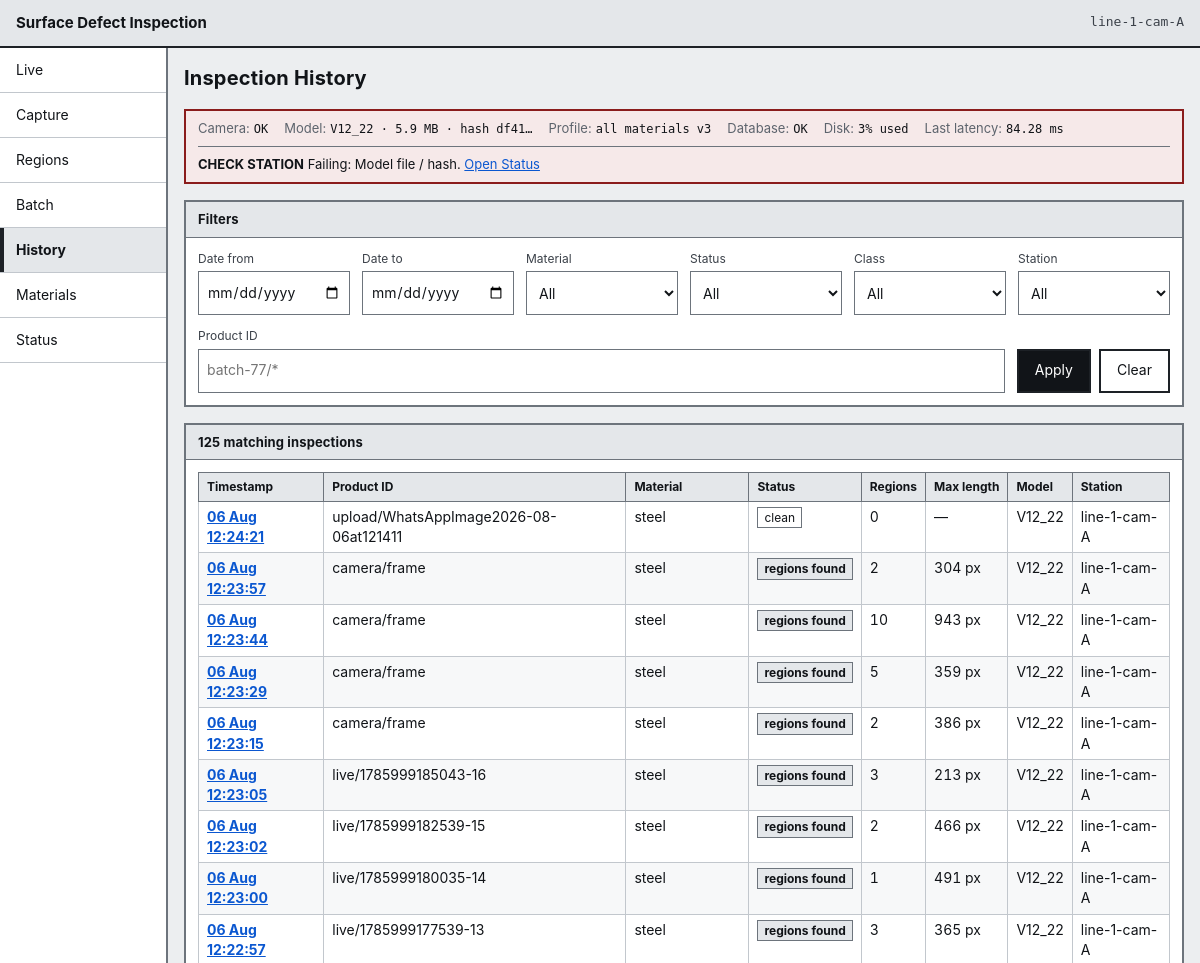
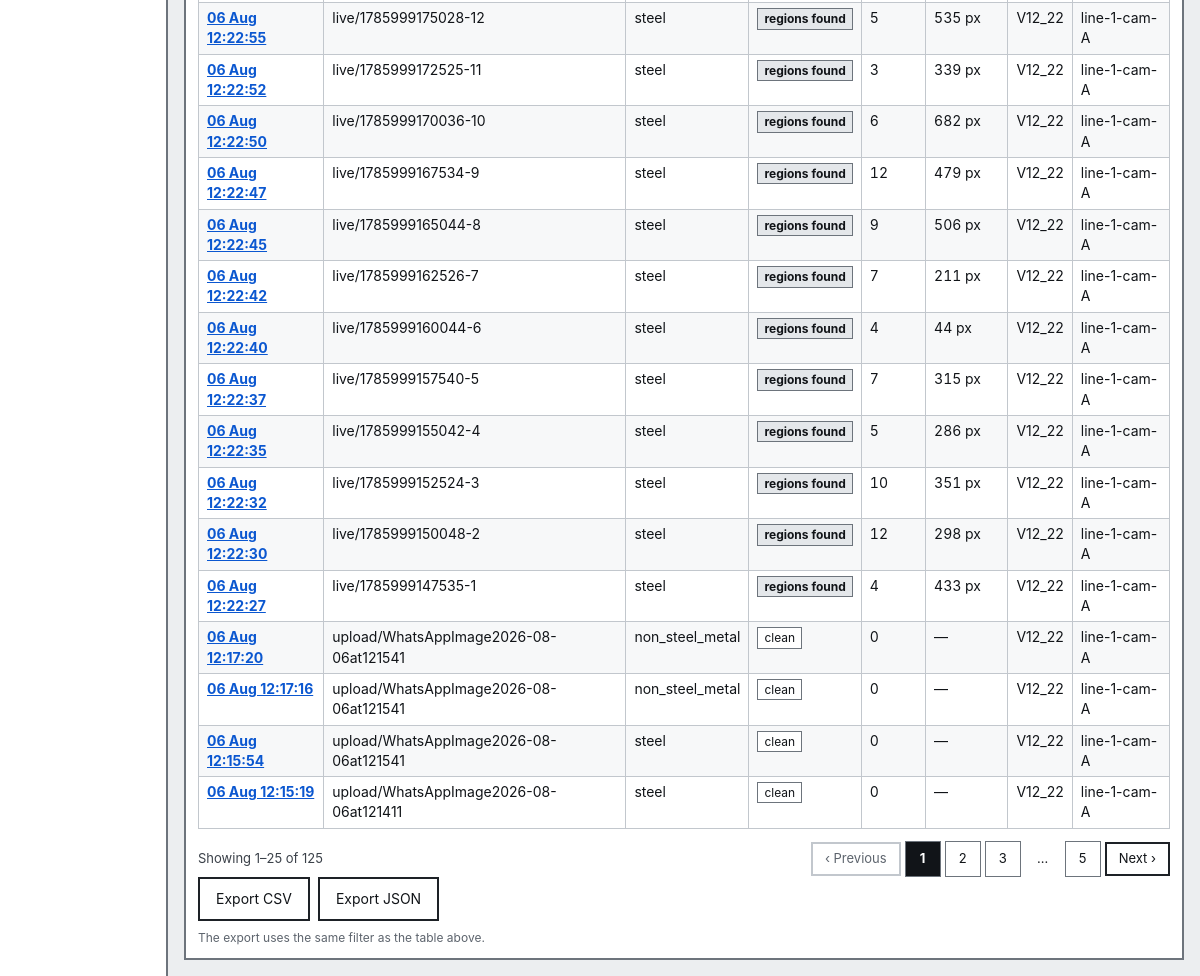
The app's page /history with its own data (2 pictures, top to bottom).
### tables this page shows
CREATE TABLE station (
    station_id    INTEGER PRIMARY KEY AUTOINCREMENT,
    station_code  TEXT NOT NULL UNIQUE,
    line_code     TEXT NOT NULL,
    mm_per_pixel  REAL,               -- NULL until the station is calibrated
    camera_status TEXT NOT NULL DEFAULT 'ok',
    created_at    TEXT NOT NULL
);

CREATE TABLE model_version (
    model_version_id INTEGER PRIMARY KEY AUTOINCREMENT,
    file_name        TEXT NOT NULL,
    version          TEXT NOT NULL,
    artefact_sha256  TEXT NOT NULL UNIQUE,
    parameter_count  INTEGER,
    size_mb          REAL,
    precision        TEXT,
    latency_ms       REAL,
    created_at       TEXT NOT NULL,
    is_active        INTEGER NOT NULL DEFAULT 0 CHECK (is_active IN (0, 1))
);

CREATE TABLE inspection (
    inspection_id      INTEGER PRIMARY KEY AUTOINCREMENT,
    station_id         INTEGER NOT NULL REFERENCES station (station_id),
    profile_id         INTEGER NOT NULL REFERENCES profile (profile_id),
    model_version_id   INTEGER NOT NULL REFERENCES model_version (model_version_id),
    material_id        INTEGER REFERENCES material (material_id),
    batch_run_id       INTEGER REFERENCES batch_run (batch_run_id),
    image_sha256       TEXT,
    product_id         TEXT,
    captured_at        TEXT NOT NULL,
    processed_at       TEXT NOT NULL,
    status             TEXT NOT NULL CHECK (status IN (
                           'regions_found', 'clean',
                           'acquisition_failure', 'processing_failure')),
    region_count       INTEGER NOT NULL DEFAULT 0,
    latency_ms         REAL,
    source_image_path  TEXT,
    overlay_image_path TEXT,
    error_code         TEXT,
    error_message      TEXT
);

CREATE TABLE material (
    material_id    INTEGER PRIMARY KEY AUTOINCREMENT,
    material_code  TEXT NOT NULL UNIQUE,
    material_name  TEXT NOT NULL,
    support_status TEXT NOT NULL CHECK (support_status IN (
                       'supported', 'one_product_only', 'thin_coverage',
                       'typing_unsupported', 'not_supported', 'under_evaluation')),
    notes          TEXT
);

### app/routes/pages.py (the view)
@router.get("/history", response_class=HTMLResponse)
def history(
    request: Request,
    conn: sqlite3.Connection = Depends(get_db),
    settings: Settings = Depends(settings_dep),
) -> HTMLResponse:
    context = _base_context(request, conn, settings, "history")
    filters = history_service.parse_filters(dict(request.query_params))
    page = history_service.search(conn, filters)
    context.update(
        {
            "filters": filters,
            "page": page,
            "options": history_service.options(conn),
            "totals": history_service.totals(conn, filters),
            "query": filters.query_string(),
            "page_numbers": page_numbers(page.page, page.page_count),
        }
    )
    return _templates(request).TemplateResponse(request, "history.html", context)

### app/templates/history.html (shortened to what this page needs)
{% extends "base.html" %}
{% block heading %}Inspection History{% endblock %}
{% block content %}
<section class="panel" aria-labelledby="filters-heading">
  <h2 class="panel__title" id="filters-heading">Filters</h2>
  <form class="filter-bar" method="get" action="/history" id="history-filters">
    <div class="field">
      <label for="date_from">Date from</label>
      <input type="date" id="date_from" name="date_from" value="{{ filters.date_from or '' }}">
    </div>
    <div class="field">
      <label for="date_to">Date to</label>
      <input type="date" id="date_to" name="date_to" value="{{ filters.date_to or '' }}">
    </div>
    <div class="field">
      <label for="material">Material</label>
      <select id="material" name="material">
        <option value="">All</option>
      </select>
    </div>
    <div class="field">
      <label for="status">Status</label>
      <select id="status" name="status">
        <option value="">All</option>
      </select>
    </div>
    <div class="field">
      <label for="class">Class</label>
      <select id="class" name="class">
        <option value="">All</option>
      </select>
    </div>
    <div class="field">
      <label for="station">Station</label>
      <select id="station" name="station">
        <option value="">All</option>
      </select>
    </div>
    <div class="field">
      <label for="product_id">Product ID</label>
      <input type="search" id="product_id" name="product_id" value="{{ filters.product_id or '' }}" placeholder="batch-77/*">
    </div>
    <div class="field field--actions">
      <button type="submit" class="button button--primary">Apply</button>
      <a class="button" href="/history">Clear</a>
    </div>
  </form>
</section>
<section class="panel" aria-labelledby="results-heading">
  <h2 class="panel__title" id="results-heading">
    {{ page.total|number }} matching inspection{% if page.total != 1 %}s{% endif %}
  </h2>
  {% if page.rows %}
  <div class="table-scroll">
    <table class="table table--compact">
      <thead>
        <tr>
          <th scope="col">Timestamp</th>
          <th scope="col">Product ID</th>
          <th scope="col">Material</th>
          <th scope="col">Status</th>
          <th scope="col">Regions</th>
          <th scope="col">Max length</th>
          <th scope="col">Model</th>
          <th scope="col">Station</th>
        </tr>
      </thead>
      <tbody>
        {% for row in page.rows %}
        <tr>
          <th scope="row"><a class="link-action" href="/inspections/{{ row.inspection_id }}?back={{ query|urlencode }}">{{ row.captured_at|short_time }}</a></th>
          <td>{{ row.product_id or "&mdash;"|safe }}</td>
          <td>{{ row.material_code or "&mdash;"|safe }}</td>
          <td><span class="status status--{{ row.status }}">{{ row.status|status_label }}</span></td>
          <td class="num">{% if row.status in ("acquisition_failure", "processing_failure") %}&mdash;{% else %}{{ row.region_count }}{% endif %}</td>
          <td class="num">{% if row.max_length_px %}{{ row.max_length_px|px }}{% else %}&mdash;{% endif %}</td>
          <td>{{ row.model_version }}</td>
          <td>{{ row.station_code }}</td>
        </tr>
        {% endfor %}
      </tbody>
    </table>
  </div>
  {% include "partials/pagination.html" %}
  <div class="button-row">
    <a class="button" href="/api/inspections/export.csv?{{ query }}">Export CSV</a>
    <a class="button" href="/api/inspections/export.json?{{ query }}">Export JSON</a>
  </div>
  <p class="note note--quiet">The export uses the same filter as the table above.</p>
  {% endif %}
</section>
{% endblock %}

### app/templates/base.html (shortened to what this page needs)
<!DOCTYPE html>
<html lang="en">
<head>
  <link rel="stylesheet" href="/static/css/base.css">
  <link rel="stylesheet" href="/static/css/layout.css">
  <link rel="stylesheet" href="/static/css/components.css">
  <link rel="stylesheet" href="/static/css/responsive.css">
</head>
<body data-screen="{{ active }}">
  <header class="app-bar">
    <span class="app-bar__title">{{ app_title }}</span>
    <span class="app-bar__station" title="Station">{{ station }}</span>
  </header>
  <div class="shell">
    {% include "partials/navigation.html" %}
    <main id="main" class="main" tabindex="-1">
      <div class="page-header">
        <h1 class="page-header__title">{% block heading %}{% endblock %}</h1>
      </div>
      {% if health is defined %}{% include "partials/health_strip.html" %}{% endif %}
      {% block content %}{% endblock %}
    </main>
  </div>
</body>
</html>

### app/templates/partials/health_strip.html (shortened to what this page needs)
<section class="strip strip--{{ health.overall }}" aria-label="Station health">
  <ul class="strip__items">
    <li class="strip__item">
      <span class="strip__key">Camera</span>
      <span class="strip__value">{{ health.camera.state_label }}</span>
    </li>
    <li class="strip__item">
      <span class="strip__key">Model</span>
      <span class="strip__value">{{ health.model_version }}{% if health.model_size_mb %} &middot; {{ health.model_size_mb }} MB{% endif %} &middot; hash {{ health.model_sha_short }}</span>
    </li>
    <li class="strip__item">
      <span class="strip__key">Profile</span>
      <span class="strip__value">{{ health.profile_label }}{% if health.profile_version %} v{{ health.profile_version }}{% endif %}</span>
    </li>
    <li class="strip__item">
      <span class="strip__key">Database</span>
      <span class="strip__value">{{ health.database.state_label }}</span>
    </li>
    <li class="strip__item">
      <span class="strip__key">Disk</span>
      <span class="strip__value">{{ health.disk_value or health.disk.state_label }}</span>
    </li>
    <li class="strip__item">
      <span class="strip__key">Last latency</span>
      <span class="strip__value">{% if health.latency_ms %}{{ health.latency_ms }} ms{% else %}&mdash;{% endif %}</span>
    </li>
  </ul>
  {% if health.overall != "ok" %}
  <p class="strip__alert">
    <strong>{{ health.overall_label }}</strong>
    {% if health.failing %}Failing: {{ health.failing|join(", ") }}.{% endif %}
    <a href="/status">Open Status</a>
  </p>
  {% endif %}
</section>

### app/static/css/base.css (style rules this page uses)
:root { --ink: #111418; --ink-2: #3b4149; --ink-3: #5d646d; --paper: #ffffff; --bg: #eceef0; --panel-head: #e4e7ea; --line: #6d747c; --line-soft: #c2c7cd; --line-hard: #1d2126; --crack: #c62828; --scratch: #1565c0; --alert: #8a1c1c; --alert-bg: #f6e9e9; --warn: #6b4c00; --warn-bg: #f7f0dc; --ok: #14532d; --ok-bg: #e9f1ea; --focus: #0b57d0; --sp-1: 4px; --sp-2: 8px; --sp-3: 12px; --sp-4: 16px; --sp-5: 24px; --sp-6: 32px; --touch: 44px; --font: -apple-system, BlinkMacSystemFont, "Segoe UI", Roboto, "Helvetica Neue", Arial, sans-serif; --mono: ui-monospace, "DejaVu Sans Mono", "SFMono-Regular", Menlo, Consolas, monospace; }
*, *::before, *::after { box-sizing: border-box; }
html { -webkit-text-size-adjust: 100%; }
body { margin: 0; background: var(--bg); color: var(--ink); font-family: var(--font); font-size: 15px; line-height: 1.45; }
h1, h2, h3 { margin: 0; font-weight: 700; letter-spacing: 0.01em; }
h1 { font-size: 20px; }
h2 { font-size: 15px; }
p { margin: 0 0 var(--sp-3); }
p:last-child { margin-bottom: 0; }
a { color: var(--focus); }
.num { text-align: right; font-variant-numeric: tabular-nums; }

### app/static/css/layout.css (style rules this page uses)
.app-bar { display: flex; justify-content: space-between; align-items: center; gap: var(--sp-3); background: var(--panel-head); border-bottom: 2px solid var(--line-hard); padding: var(--sp-3) var(--sp-4); }
.app-bar__title { font-weight: 700; font-size: 15px; }
.app-bar__station { font-family: var(--mono); font-size: 13px; color: var(--ink-2); }
.shell { display: grid; grid-template-columns: 168px minmax(0, 1fr); align-items: start; min-height: calc(100vh - 49px); }
.main { padding: var(--sp-4); min-width: 0; display: flex; flex-direction: column; gap: var(--sp-4); }
.page-header { display: flex; flex-wrap: wrap; gap: var(--sp-3); justify-content: space-between; align-items: center; }

### records on screen
station: station_code "line-1-cam-A"
model_version: model_version "V12_22", model_size_mb "5.9"
inspection: latency_ms "84.28", captured_at|short_time "06 Aug 12:24:21", product "upload/WhatsAppImage2026-08-06at121411", material_code "steel", status|status_label "clean", region_count "0", model_version "V12_22", station_code "line-1-cam-A"
inspection: captured_at|short_time "06 Aug 12:23:57", product "camera/frame", material_code "steel", status|status_label "regions found", region_count "2", max_length_px|px "304 px", model_version "V12_22", station_code "line-1-cam-A"
inspection: captured_at|short_time "06 Aug 12:23:44", product "camera/frame", material_code "steel", status|status_label "regions found", region_count "10", max_length_px|px "943 px", model_version "V12_22", station_code "line-1-cam-A"
inspection: captured_at|short_time "06 Aug 12:23:29", product "camera/frame", material_code "steel", status|status_label "regions found", region_count "5", max_length_px|px "359 px", model_version "V12_22", station_code "line-1-cam-A"
inspection: captured_at|short_time "06 Aug 12:23:15", product "camera/frame", material_code "steel", status|status_label "regions found", region_count "2", max_length_px|px "386 px", model_version "V12_22", station_code "line-1-cam-A"
inspection: captured_at|short_time "06 Aug 12:23:05", product "live/1785999185043-16", material_code "steel", status|status_label "regions found", region_count "3", max_length_px|px "213 px", model_version "V12_22", station_code "line-1-cam-A"
inspection: captured_at|short_time "06 Aug 12:23:02", product "live/1785999182539-15", material_code "steel", status|status_label "regions found", region_count "2", max_length_px|px "466 px", model_version "V12_22", station_code "line-1-cam-A"
inspection: captured_at|short_time "06 Aug 12:23:00", product "live/1785999180035-14", material_code "steel", status|status_label "regions found", region_count "1", max_length_px|px "491 px", model_version "V12_22", station_code "line-1-cam-A"
inspection: captured_at|short_time "06 Aug 12:22:57", product "live/1785999177539-13", material_code "steel", status|status_label "regions found", region_count "3", max_length_px|px "365 px", model_version "V12_22", station_code "line-1-cam-A"
inspection: captured_at|short_time "06 Aug 12:22:55", product "live/1785999175028-12", material_code "steel", status|status_label "regions found", region_count "5", max_length_px|px "535 px", model_version "V12_22", station_code "line-1-cam-A"
inspection: captured_at|short_time "06 Aug 12:22:52", product "live/1785999172525-11", material_code "steel", status|status_label "regions found", region_count "3", max_length_px|px "339 px", model_version "V12_22", station_code "line-1-cam-A"
inspection: captured_at|short_time "06 Aug 12:22:50", product "live/1785999170036-10", material_code "steel", status|status_label "regions found", region_count "6", max_length_px|px "682 px", model_version "V12_22", station_code "line-1-cam-A"
inspection: captured_at|short_time "06 Aug 12:22:47", product "live/1785999167534-9", material_code "steel", status|status_label "regions found", region_count "12", max_length_px|px "479 px", model_version "V12_22", station_code "line-1-cam-A"
inspection: captured_at|short_time "06 Aug 12:22:45", product "live/1785999165044-8", material_code "steel", status|status_label "regions found", region_count "9", max_length_px|px "506 px", model_version "V12_22", station_code "line-1-cam-A"
inspection: captured_at|short_time "06 Aug 12:22:42", product "live/1785999162526-7", material_code "steel", status|status_label "regions found", region_count "7", max_length_px|px "211 px", model_version "V12_22", station_code "line-1-cam-A"
inspection: captured_at|short_time "06 Aug 12:22:40", product "live/1785999160044-6", material_code "steel", status|status_label "regions found", region_count "4", max_length_px|px "44 px", model_version "V12_22", station_code "line-1-cam-A"
inspection: captured_at|short_time "06 Aug 12:22:37", product "live/1785999157540-5", material_code "steel", status|status_label "regions found", region_count "7", max_length_px|px "315 px", model_version "V12_22", station_code "line-1-cam-A"
inspection: captured_at|short_time "06 Aug 12:22:35", product "live/1785999155042-4", material_code "steel", status|status_label "regions found", region_count "5", max_length_px|px "286 px", model_version "V12_22", station_code "line-1-cam-A"
inspection: captured_at|short_time "06 Aug 12:22:32", product "live/1785999152524-3", material_code "steel", status|status_label "regions found", region_count "10", max_length_px|px "351 px", model_version "V12_22", station_code "line-1-cam-A"
inspection: captured_at|short_time "06 Aug 12:22:30", product "live/1785999150048-2", material_code "steel", status|status_label "regions found", region_count "12", max_length_px|px "298 px", model_version "V12_22", station_code "line-1-cam-A"
inspection: captured_at|short_time "06 Aug 12:22:27", product "live/1785999147535-1", material_code "steel", status|status_label "regions found", region_count "4", max_length_px|px "433 px", model_version "V12_22", station_code "line-1-cam-A"
inspection: captured_at|short_time "06 Aug 12:17:20", product "upload/WhatsAppImage2026-08-06at121541", material_code "non_steel_metal", status|status_label "clean", region_count "0", model_version "V12_22", station_code "line-1-cam-A"
inspection: captured_at|short_time "06 Aug 12:17:16", product "upload/WhatsAppImage2026-08-06at121541", material_code "non_steel_metal", status|status_label "clean", region_count "0", model_version "V12_22", station_code "line-1-cam-A"
inspection: captured_at|short_time "06 Aug 12:15:54", product "upload/WhatsAppImage2026-08-06at121541", material_code "steel", status|status_label "clean", region_count "0", model_version "V12_22", station_code "line-1-cam-A"
inspection: captured_at|short_time "06 Aug 12:15:19", product "upload/WhatsAppImage2026-08-06at121411", material_code "steel", status|status_label "clean", region_count "0", model_version "V12_22", station_code "line-1-cam-A"

### other values on screen
{{ app_title }} "Surface Defect Inspection"
{{ item.label }} "Live" "Capture" "Regions" "Batch" "History" "Materials" "Status"
{{ health.camera.state_label }} "OK"
{{ health.model_sha_short }} "df41…"
{{ health.profile_label }} "all materials"
{{ health.profile_version }} "3"
{{ health.database.state_label }} "OK"
{{ health.disk_value or health.disk.state_label }} "3% used"
{{ health.overall_label }} "CHECK STATION"
{{ health.failing|join(", ") }} "Model file / hash"
{{ page.total|number }} "125"
{{ page.first_index }} "1"
{{ page.last_index }} "25"
{{ number }} "1"
{{ number }} "2" "3" "5"
